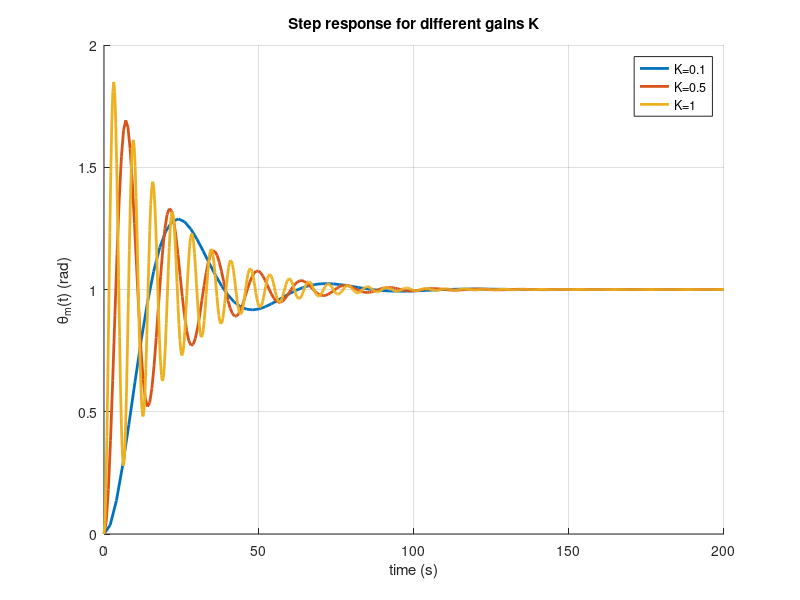
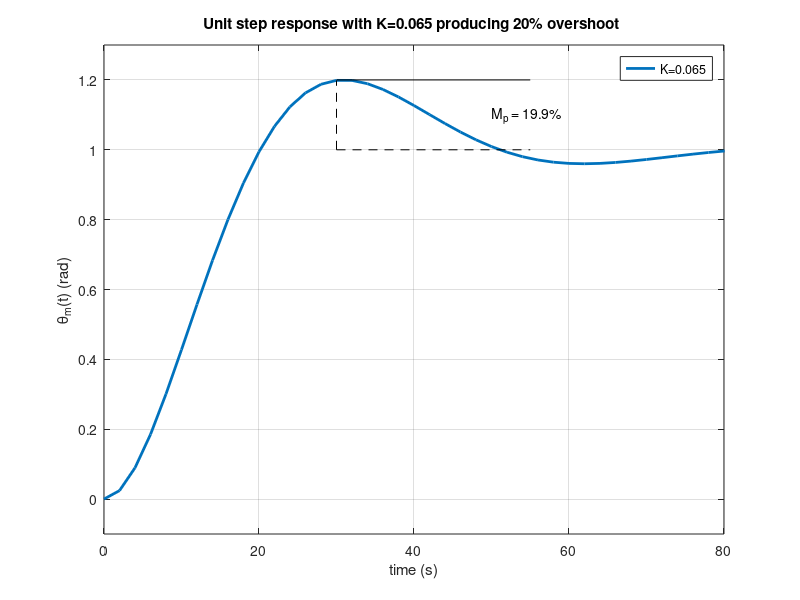
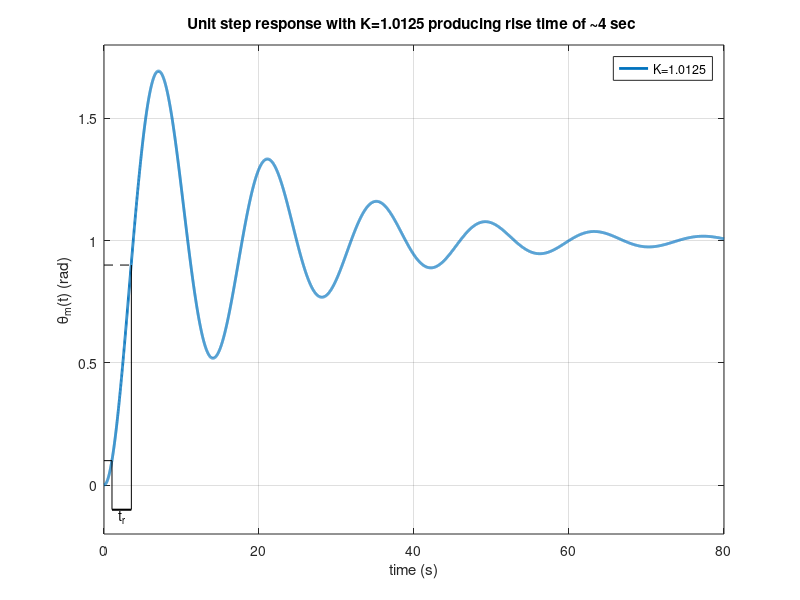
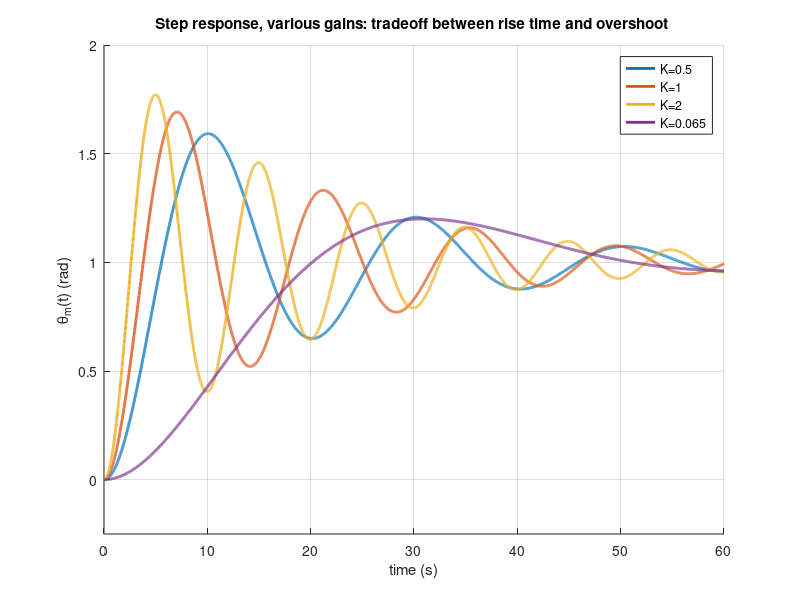

Here is the MATLAB script that generated these plots, in order:
%%%%%%%%%%%%%%%%%%%%%%%%%%%%%%%%%%%%%%%%%%%%%%%%%%%%%%%%%%%%%%%%%%%
%%%%%%% MAE143B Spring 2025, Problem Session 3, Problem 1 %%%%%%%%%
%%%%%%%%%%%%%%%%%%%%%%%%%%%%%%%%%%%%%%%%%%%%%%%%%%%%%%%%%%%%%%%%%%%
clear; clc; close all;

%% Part (a): Derive the closed-loop transfer function
c = 0.2; J = 1; b = 0.104;
G_theta = tf(c,[J b 0]); 

fprintf('\n(a) The transfer function from theta_r to theta_m (for K=1 here) is:\n')
Gcloop = feedback(G_theta,1) % closed-loop tf for K=1


%% Part (b): Plot the step response for different gains
figure; hold on; grid on;

for K = [.1 1 5]
    G = feedback(K*G_theta,1); % closed-loop tf for our K
    [y,t] = step(G);
    plot(t,y,'LineWidth',2); 
end

title('Step response for different gains K')
xlabel('time (s)'); ylabel('\theta_m(t) (rad)')
legend('K=0.1','K=0.5','K=1','K=2')


%%
% First compute zeta
zeta = sqrt((log(0.2)/-pi)^2/(1+(log(0.2)/-pi)^2));

% Rearranging for K gives this
K = b^2/(4*zeta^2*0.2);
fprintf('\n(b) The maximum gain that will produce an overshoot of 20 percent or less is K=%2.4f\n',K)

% Check if it is reasonable: this formula says it should be close to 20%
% Mp = exp(-pi*zeta/sqrt(1-zeta^2))

% We can (and should) also plot the closed-loop response verify the result
G_thetaR_to_thetaM = feedback(K*G_theta,1); % closed-loop tf for our K
[y,t] = step(G_thetaR_to_thetaM);

figure
plot(t,y,'LineWidth',2); grid on;
title('Unit step response with K=0.065 producing 20% overshoot ')
xlabel('time (s)'); ylabel('\theta_m(t) (rad)')
xlim([0 80]); ylim([-.1 1.3]); legend('K=0.065','AutoUpdate','off')

% Annotate overshoot
% Compute max overshoot
[y_peak, peak_idx] = max(y);
Mp = (y_peak - 1) / 1;
tp = t(peak_idx);

line([tp tp], [1 y_peak], 'Color', 'k', 'LineStyle', '--');
line([tp tp+25], [1 1], 'Color', 'k', 'LineStyle', '--');
line([tp tp+25], [1.2 1.2], 'Color', 'k');
text(tp+20, y_peak - 0.1, sprintf('M_p = %.1f%%', Mp * 100), ...
    'HorizontalAlignment', 'left', 'Color', 'k');

%% Part (c) 
% Now neglecting the overshoot, if we want to get a rise time of 4 seconds,
% we need this gain: 

K = 1.8^2/4^2/.2;
fprintf('\n(c) A gain of K=%2.4f will produce a rise time around 4 seconds.\n',K)

% Check if it is reasonable: this formula says it should be close to 4 sec
% t_r = 1.8/sqrt(0.2*K)

% We can (and should) also plot the closed-loop response verify the result
G_thetaR_to_thetaM = feedback(K*G_theta,1); % closed-loop tf for our K
[y,t] = step(G_thetaR_to_thetaM,0:.01:80);

figure
plot(t,y,'LineWidth',2); grid on; hold on;
title('Unit step response with K=1.0125 producing rise time of ~4 sec ')
xlabel('time (s)'); ylabel('\theta_m(t) (rad)')
xlim([0 80]); ylim([-.2 1.8]); legend('K=1.0125','AutoUpdate','off')

% Annotate rise time
% Compute rise time (from 10% to 90%)
y_final = y(end);
tr_start_idx = find(y >= 0.1 * y_final, 1, 'first');
tr_end_idx = find(y >= 0.9 * y_final, 1, 'first');
tr_start = t(tr_start_idx);
tr_end = t(tr_end_idx);

plot([tr_start tr_end], [-0.1 -0.1]*y_final, 'k', 'LineWidth', 1.5);
text(mean([tr_start, tr_end]), -0.13*y_final, 't_r', 'HorizontalAlignment', 'center');

% 10% line
line([0 tr_start], [0.1 0.1], 'Color', 'k', 'LineStyle', '--');
line([tr_start tr_start], [-0.1 0.1], 'Color', 'k');

% 90% line
line([0 tr_end], [0.9 0.9], 'Color', 'k', 'LineStyle', '--');
line([tr_end tr_end], [-0.1 0.9], 'Color', 'k');

%% Part (d)
figure
title('Step response, various gains: tradeoff between rise time and overshoot ')
xlabel('time (s)'); ylabel('\theta_m(t) (rad)')
grid on; hold on; t = 0:0.01:60;

for K = [0.5, 1, 2, 0.065]
    G_thetaR_to_thetaM = feedback(K*G_theta,1);
    [y] = step(G_thetaR_to_thetaM,t);
    plot(t,y,'LineWidth',2); 

end

xlim([0 60]); ylim([-.25 2])
legend('K=0.5','K=1','K=2','K=0.065')


